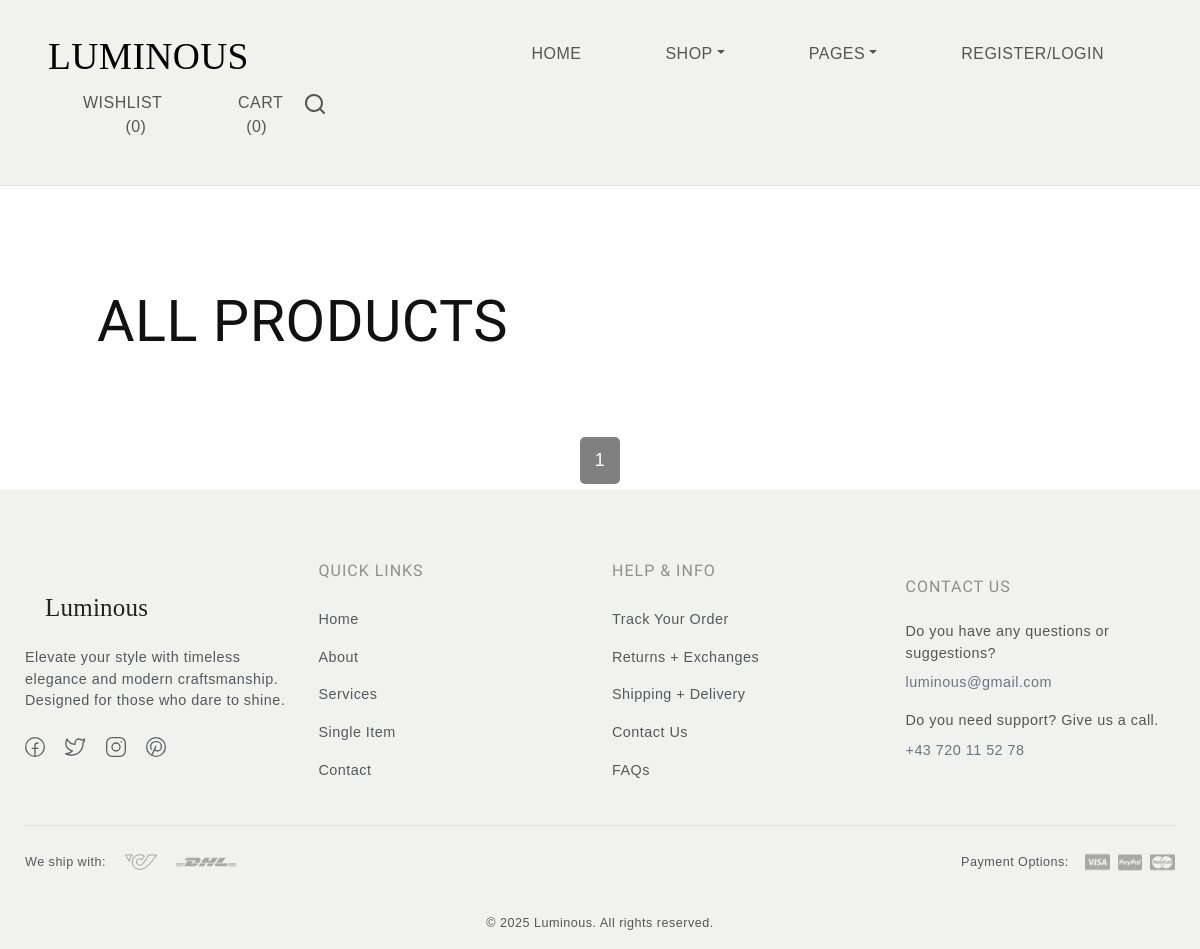
Before: /product_list with the older database file.
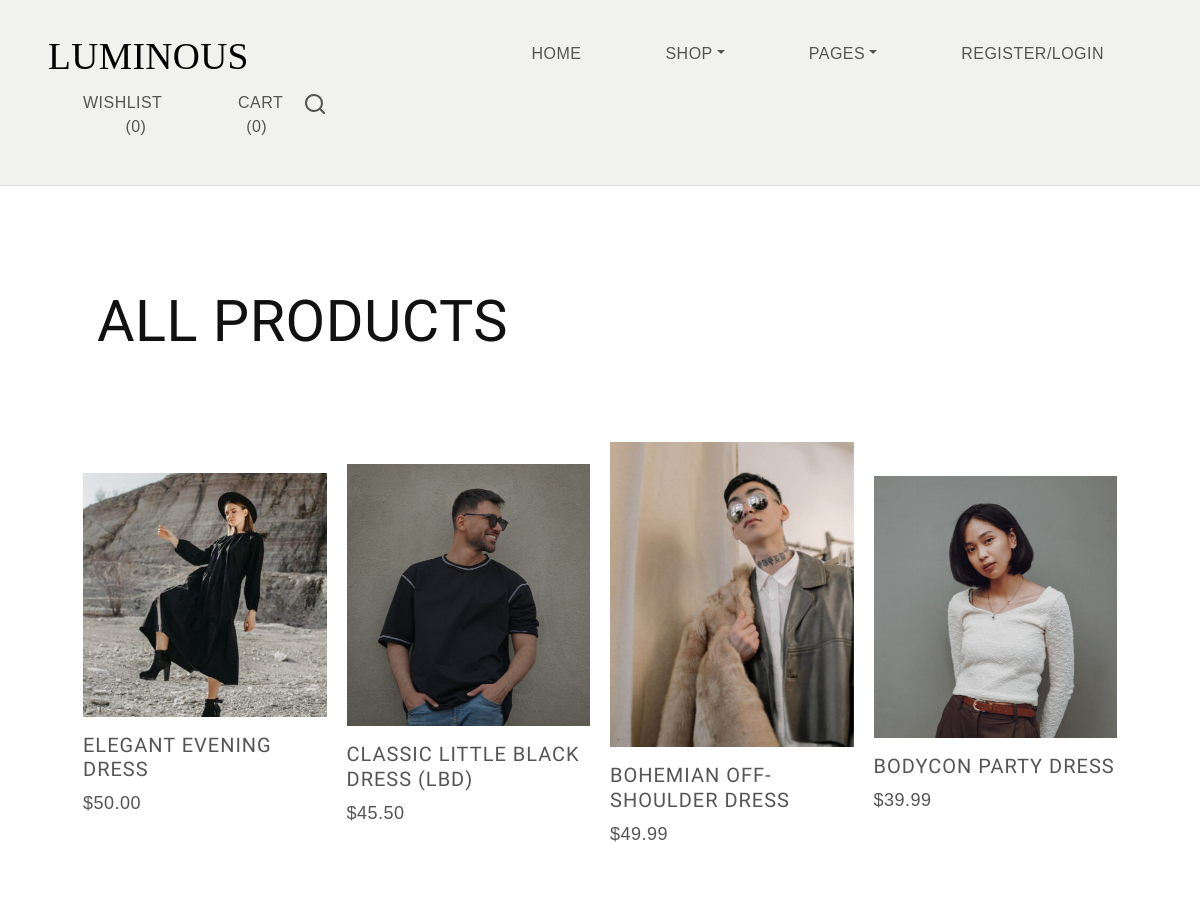
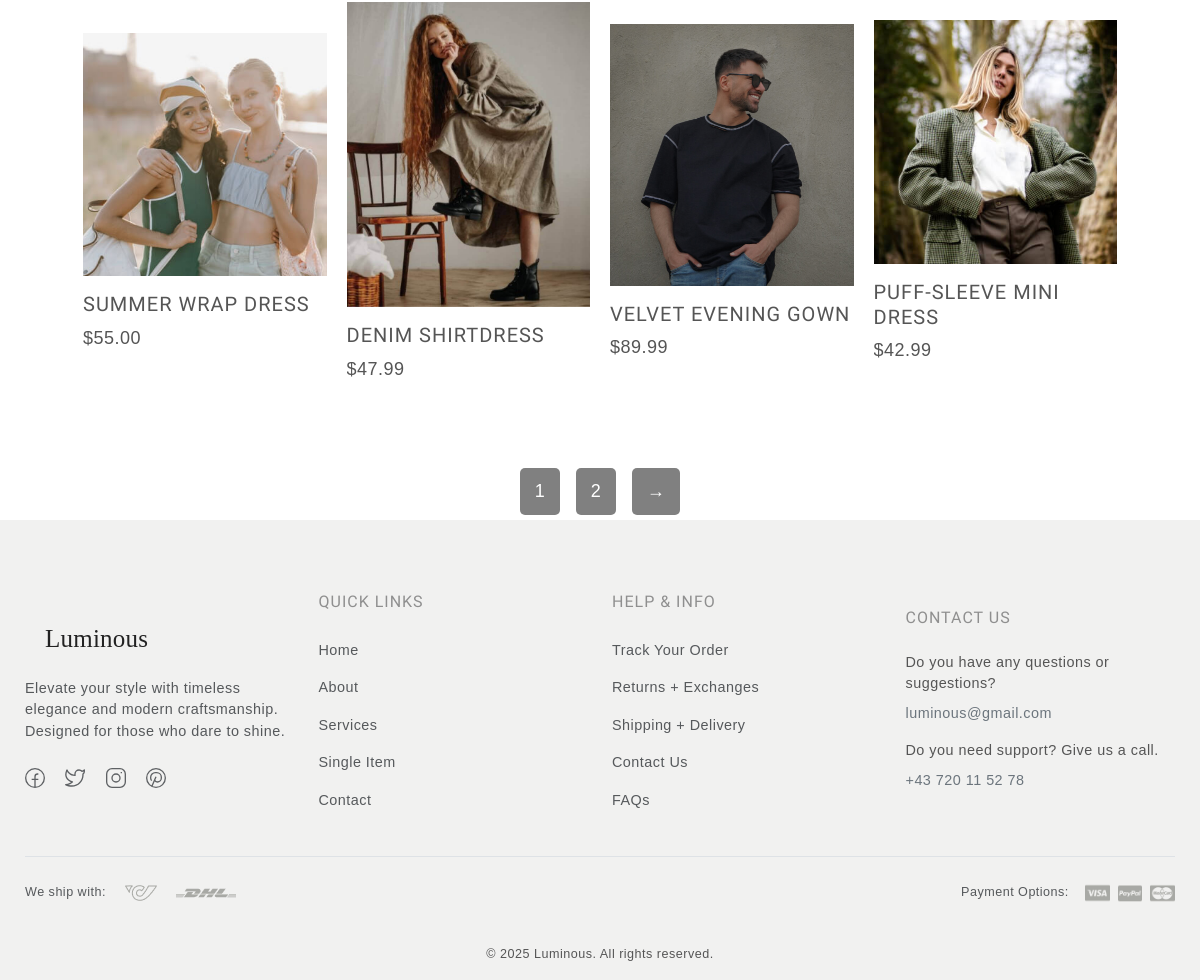
After: the same page with the newer database file (2 pictures, top to bottom).
### products/models.py (models this page shows, shortened)
class Product(models.Model):
    LIVE=1
    DELETE=0
    DELETE_CHOICES=((LIVE,'Live'),(DELETE,'Delete'))
    title=models.CharField(max_length=200)
    price=models.DecimalField(max_digits=10, decimal_places=2)
    description=models.TextField()
    image=models.ImageField(upload_to='media/')
    priority=models.IntegerField(default=0)
    delete_status=models.IntegerField(choices=DELETE_CHOICES,default=LIVE)
    created_at=models.DateTimeField(auto_now_add=True)
    update_at=models.DateTimeField(auto_now=True)

### products/views.py (the view)
# urls.py: path("product_list", views.list_products,name='list_product'),
def list_products(request):
    page=1
    if request.GET:
        page=request.GET.get('page',1)
    product_list=Product.objects.order_by('priority')  # noqa: F841
    product_paginator=Paginator(product_list,8)  # noqa: F841
    product_list=product_paginator.get_page(page)
    return render(request,'products.html',{'hide_blog_and_contact':True , "products": product_list})

### templates/products.html
{% extends "blank_layout.html" %}
{% block content %}
{% block product_list %}
    {% include "product_list.html" %}
{% endblock product_list %}
{% endblock content %}

### templates/blank_layout.html (shortened to what this page needs)
{% load static %}
<!DOCTYPE html>
<html lang="en">
<head>
  <link href="https://cdn.jsdelivr.net/npm/bootstrap@5.3.0-alpha3/dist/css/bootstrap.min.css" rel="stylesheet"
>
    <link rel="stylesheet" href="{% static 'css/vendor.css' %}">
    <link rel="stylesheet" href="https://cdn.jsdelivr.net/npm/swiper@9/swiper-bundle.min.css">
  <link rel="stylesheet" href="{% static 'css/style.css' %}">
  <link rel="stylesheet" href="{% static 'css/normalize.css' %}">
  <link rel="stylesheet" href="{% static 'css/swiper-bundle.min.css' %}">
</head>
<body class="homepage">
  {% block header_layout %}
    {% include "header_layout.html" %}
  {% endblock header_layout %}
  {% block content %}{% endblock content %}
</body>
</html>

### templates/header_layout.html (shortened to what this page needs)
{% load static %}
  <nav class="navbar navbar-expand-lg bg-light text-uppercase fs-6 p-3 border-bottom align-items-center">
    <div class="container-fluid">
      <div class="row justify-content-between align-items-center w-100">
        <div class="col-auto">
          <a class="navbar-brand text-white" href="{% url "home" %}">
            <svg width="250" height="75" viewBox="0 0 300 100" xmlns="http://www.w3.org/2000/svg">
              <text x="10" y="70" font-family="Georgia, serif" font-size="50" fill="black">Luminous</text>
            </svg>
          </a>
        </div>
        <div class="col-auto">
          <div class="offcanvas offcanvas-end" tabindex="-1" id="offcanvasNavbar"
            aria-labelledby="offcanvasNavbarLabel">
            <div class="offcanvas-body">
              <ul class="navbar-nav justify-content-end flex-grow-1 gap-1 gap-md-5 pe-3">
                <li class="nav-item dropdown">
                  <a  href="{% url "home" %}"  class="nav-link">Home</a>
                </li>
                <li class="nav-item dropdown">
                  <a class="nav-link dropdown-toggle" href="#" id="dropdownShop" data-bs-toggle="dropdown"
                    aria-haspopup="true" aria-expanded="false">Shop</a>
                </li>
                <li class="nav-item dropdown">
                  <a class="nav-link dropdown-toggle" href="#" id="dropdownPages" data-bs-toggle="dropdown"
                    aria-haspopup="true" aria-expanded="false">Pages</a>
                </li>
                 {% if not show_reg_log %}
                 <li class="nav-item">
                  <a class="nav-link" href="{% url "account" %}">Register/Login</a>
                </li>
                {% endif %}
              </ul>
            </div>
          </div>
        </div>
        <div class="col-3 col-lg-auto">
          <ul class="list-unstyled d-flex m-0">
            <li class="d-none d-lg-block">
              <a href="index.html" class="text-uppercase mx-3">Wishlist <span class="wishlist-count">(0)</span>
              </a>
            </li>
            <li class="d-none d-lg-block">
              <a href="index.html" class="text-uppercase mx-3" data-bs-toggle="offcanvas" data-bs-target="#offcanvasCart"
                aria-controls="offcanvasCart">Cart <span class="cart-count">(0)</span>
              </a>
            </li>
            <li class="search-box" class="mx-2">
              <a href="#search" class="search-button">
                <svg width="24" height="24" viewBox="0 0 24 24">
                  <use xlink:href="#search"></use>
                </svg>
              </a>
            </li>
          </ul>
        </div>
      </div>
    </div>
  </nav>

### templates/product_list.html (shortened to what this page needs)
{% load static %}
{% load chunks %}
<html>
<head>
  <link rel="stylesheet" href="{% static 'css/style1.css' %}">
</head>
<body>
<div class="small-container">
    <div class="row row-2">
        <h2 class="text-uppercase">
            {% if current_collection == 'men' %}Men's Collection
            {% elif current_collection == 'women' %}Women's Collection
            {% elif current_collection == 'accessories' %}Accessories
            {% else %}All Products{% endif %}
        </h2>
    </div>
    {% for product_chunk in products|chunks:4 %}
    <div class="row">
      {% for product in product_chunk %}
        <div class="col-4">
            <div class="swiper-slide">
                <div class="product-item image-zoom-effect link-effect">
                  <div class="image-holder">
                    <a href="{% url 'detail_product' product.id %}">
                      <img src="{{ product.image.url}}" alt="{{ product.title }}" class="product-image img-fluid">
                    </a>
                    <div class="product-content">
                      <h5 class="text-uppercase fs-5 mt-3">
                        <a href="{% url 'detail_product' product.id %}">{{ product.title }}</a>
                      </h5>
                      <a href="#" class="text-decoration-none" data-after="Add to cart">
                        <span>${{ product.price }}</span>
                      </a>
                    </div>
                  </div>
                </div>
            </div>
        </div>
      {% endfor %}
    </div>
    {% endfor %}
    <div class="pagination-btn" style="text-align: center; margin-top: 20px;">
      {% for page in products.paginator.page_range %}
        <a href="?page={{page}}" {% if page == products.number %}class="active"{% endif %}>{{page}}</a>
      {% endfor %}
      {% if products.has_next %}
        <a href="?page={{ products.next_page_number }}">&#8594;</a>
      {% endif %}
    </div>
</div>
{% block content %}
{% include "footer_layout.html" %}
{% endblock content %}
</body>
</html>

### templates/footer_layout.html (shortened to what this page needs)
{% load static %}
<footer id="footer" class="bg-light pt-5">
    <div class="container">
        <div class="row g-4 py-4">
            <div class="col-lg-3 col-md-6">
                <div class="footer-brand mb-4">
                    <a href="index.html" class="d-block mb-3">
                        <svg width="180" height="50" viewBox="0 0 300 100" xmlns="http://www.w3.org/2000/svg">
                            <text x="10" y="70" font-family="Georgia, serif" font-size="50" fill="#222">Luminous</text>
                        </svg>
                    </a>
                    <p class="text-muted mb-4">Elevate your style with timeless elegance and modern craftsmanship. Designed for those who dare to shine.</p>
                    <div class="social-links">
                        <ul class="list-inline">
                            <li class="list-inline-item me-3">
                                <a href="#" class="text-dark" aria-label="Facebook">
                                    <svg width="20" height="20" viewBox="0 0 24 24" fill="currentColor">
                                        <use xlink:href="#facebook"></use>
                                    </svg>
                                </a>
                            </li>
                            <li class="list-inline-item me-3">
                                <a href="#" class="text-dark" aria-label="Twitter">
                                    <svg width="20" height="20" viewBox="0 0 24 24" fill="currentColor">
                                        <use xlink:href="#twitter"></use>
                                    </svg>
                                </a>
                            </li>
                            <li class="list-inline-item me-3">
                                <a href="#" class="text-dark" aria-label="Instagram">
                                    <svg width="20" height="20" viewBox="0 0 24 24" fill="currentColor">
                                        <use xlink:href="#instagram"></use>
                                    </svg>
                                </a>
                            </li>
                            <li class="list-inline-item">
                                <a href="#" class="text-dark" aria-label="Pinterest">
                                    <svg width="20" height="20" viewBox="0 0 24 24" fill="currentColor">
                                        <use xlink:href="#pinterest"></use>
                                    </svg>
                                </a>
                            </li>
                        </ul>
                    </div>
                </div>
            </div>
            <div class="col-lg-3 col-md-6">
                <h5 class="h6 mb-4 text-uppercase">Quick Links</h5>
                <ul class="list-unstyled footer-menu">
                    <li class="mb-2"><a href="index.html" class="text-decoration-none text-muted hover-underline">Home</a></li>
                    <li class="mb-2"><a href="index.html" class="text-decoration-none text-muted hover-underline">About</a></li>
                    <li class="mb-2"><a href="blog.html" class="text-decoration-none text-muted hover-underline">Services</a></li>
                    <li class="mb-2"><a href="styles.html" class="text-decoration-none text-muted hover-underline">Single Item</a></li>
                    <li><a href="#" class="text-decoration-none text-muted hover-underline">Contact</a></li>
                </ul>
            </div>
            <div class="col-lg-3 col-md-6">
                <h5 class="h6 mb-4 text-uppercase">Help & Info</h5>
                <ul class="list-unstyled footer-menu">
                    <li class="mb-2"><a href="#" class="text-decoration-none text-muted hover-underline">Track Your Order</a></li>
                    <li class="mb-2"><a href="#" class="text-decoration-none text-muted hover-underline">Returns + Exchanges</a></li>
                    <li class="mb-2"><a href="#" class="text-decoration-none text-muted hover-underline">Shipping + Delivery</a></li>
                    <li class="mb-2"><a href="#" class="text-decoration-none text-muted hover-underline">Contact Us</a></li>
                    <li><a href="index.html" class="text-decoration-none text-muted hover-underline">FAQs</a></li>
                </ul>
            </div>
            <div class="col-lg-3 col-md-6">
                <h5 class="h6 mb-4 text-uppercase">Contact Us</h5>
                <address class="text-muted mb-4">
                    <p class="mb-2">Do you have any questions or suggestions?</p>
                    <a href="mailto:luminous@gmail.com" class="d-block mb-3 text-decoration-none hover-underline">luminous@gmail.com</a>
                    <p class="mb-2">Do you need support? Give us a call.</p>
                    <a href="tel:+43720115278" class="text-decoration-none hover-underline">+43 720 11 52 78</a>
                </address>
            </div>
        </div>
        <div class="border-top py-4">
            <div class="row align-items-center">
                <div class="col-md-6 mb-3 mb-md-0">
                    <div class="d-flex flex-wrap align-items-center">
                        <span class="me-3 text-muted small">We ship with:</span>
                        <img src="{% static 'images/arct-icon.png' %}" alt="Shipping carrier" class="img-fluid me-3" style="height: 24px;">
                        <img src="{% static 'images/dhl-logo.png' %}" alt="DHL" class="img-fluid" style="height: 24px;">
                    </div>
                </div>
                <div class="col-md-6 text-md-end">
                    <div class="d-flex flex-wrap align-items-center justify-content-md-end">
                        <span class="me-3 text-muted small">Payment Options:</span>
                        <img src="{% static 'images/visa-card.png' %}" alt="Visa" class="img-fluid me-2" style="height: 20px;">
                        <img src="{% static 'images/paypal-card.png' %}" alt="PayPal" class="img-fluid me-2" style="height: 20px;">
                        <img src="{% static 'images/master-card.png' %}" alt="Mastercard" class="img-fluid" style="height: 20px;">
                    </div>
                </div>
            </div>
        </div>
        <div class="py-3 text-center text-muted small">
            <p class="mb-0">&copy; {% now "Y" %} Luminous. All rights reserved.</p>
        </div>
    </div>
</footer>

Changed rows visible on the page:
added Product: image (picture), title "ELEGANT EVENING DRESS", price "50.00"
added Product: image (picture), title "CLASSIC LITTLE BLACK DRESS (LBD)", price "45.50"
added Product: image (picture), title "BOHEMIAN OFF-SHOULDER DRESS", price "49.99"
added Product: image (picture), title "BODYCON PARTY DRESS", price "39.99"
added Product: image (picture), title "SUMMER WRAP DRESS", price "55.00"
added Product: image (picture), title "DENIM SHIRTDRESS", price "47.99"
added Product: image (picture), title "VELVET EVENING GOWN", price "89.99"
added Product: image (picture), title "PUFF-SLEEVE MINI DRESS", price "42.99"
Other visible differences:
new list line: "2"
